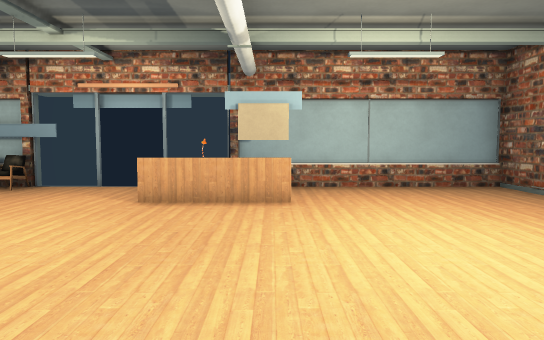
[1] (above)

16 first-person views from a walk through a Godot game level. The camera is 1.4 m above the floor, tilts 4° down and sees 70° across. The floor is counted in squares, 1 m on a side. Each view is taken from the middle of a square. On the plan, view 1 faces up. The plan holds only what a view shows up to about 16 squares ahead; the rest is blank. Some surface patterns are stand-ins.

[2]
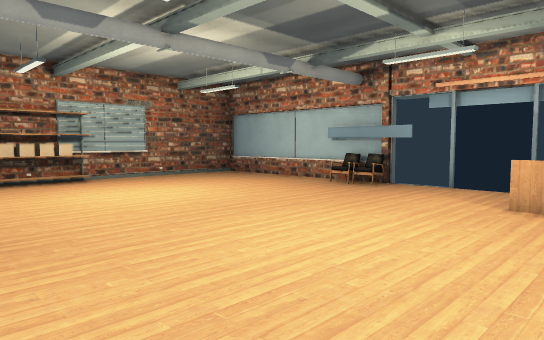

[3]
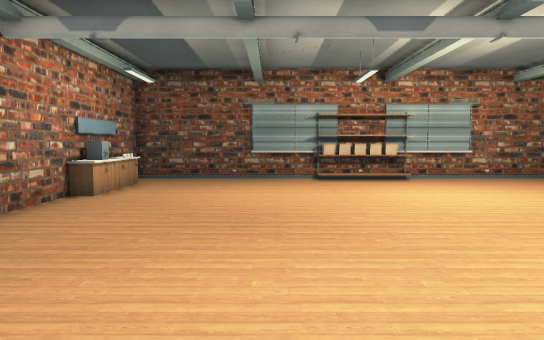

[4]
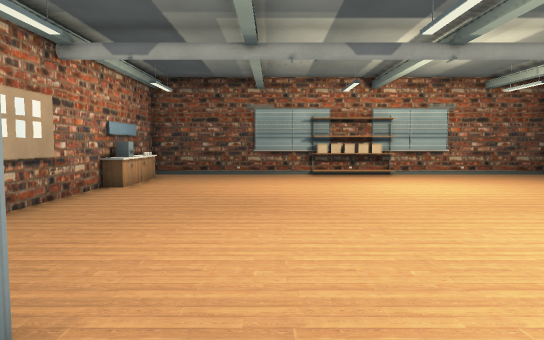

[5]
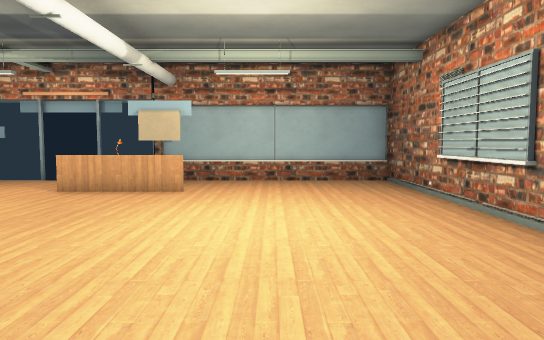

[6]
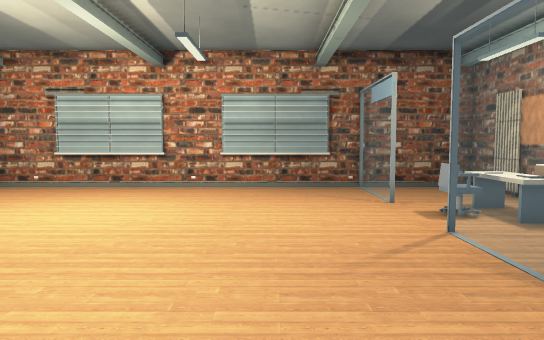

[7]
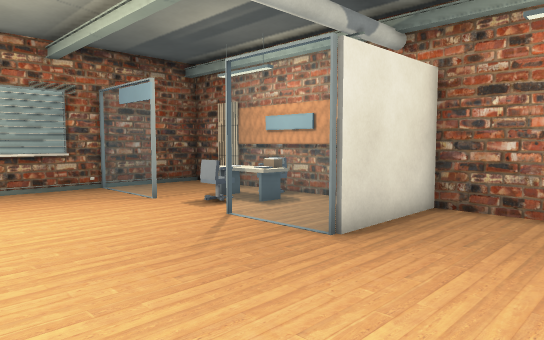

[8]
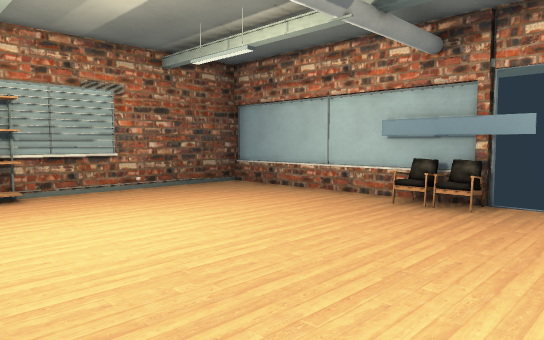

[9]
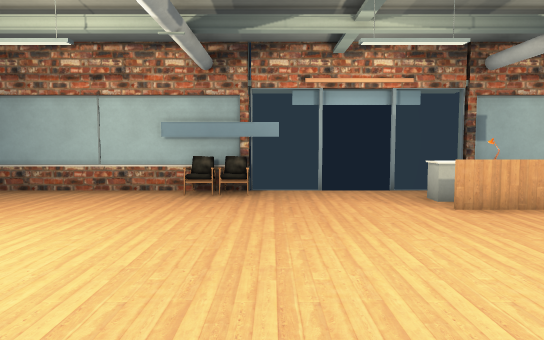

[10]
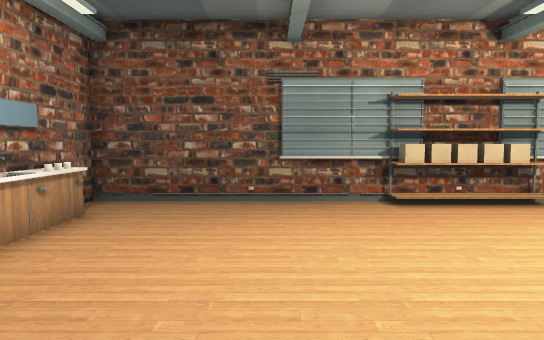

[11]
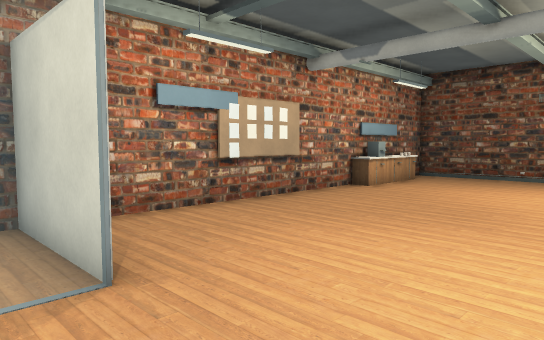

[12]
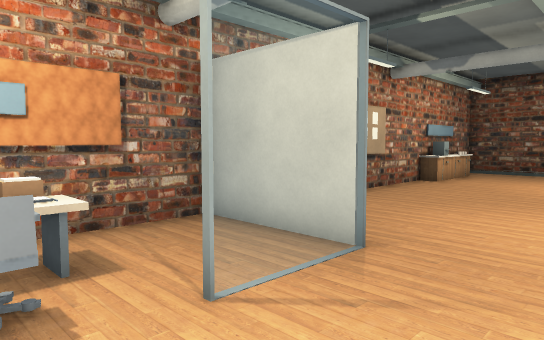

[13]
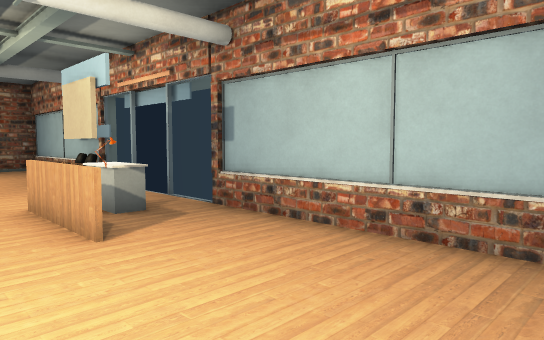

[14]
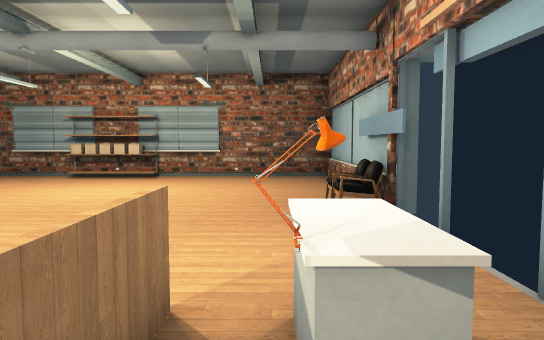

[15]
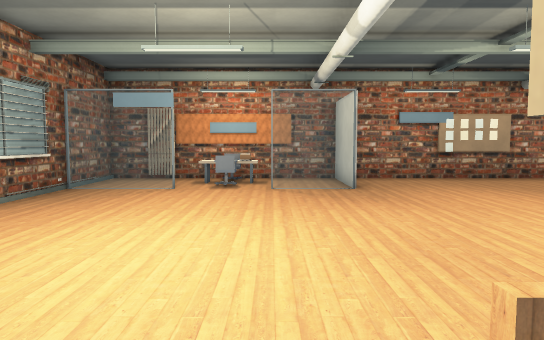

[16]
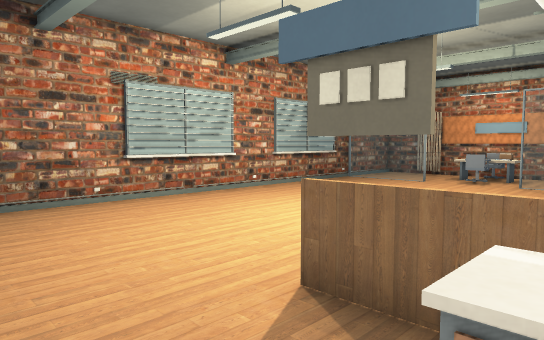

### Floor plan
Key: @ floor where view 1 was taken; # wall or solid block; . floor; = window, fence, low wall or low ledge; ^ raised ledge; C chair; L lamp; B box; O other object.
Columns run from 17 left of view 1 to 8 right of it. Each row starts with its distance up from view 1.
 13 ############  ############
 12 #.......CC...............#
 11 #.............^^.........#
 10 #.............^L.........#
  9 #.............====.......#
  8 #........................#
  7 ##......................##
  6  #......................#
  5  O......................##
  4  B.......................#
  3  B.......................#
  2  B......................##
  1  #......................#
  0 ##...............@......##
 -1 #........................#
 -2 #..............####..#  ##
 -3 #..............# ..^^...#
 -4 #..............# . B^...#
 -5 #..^O#^..###...##########
 -6 ###    ### #####

Where each view was taken, in squares from view 1:
view 1: 0 up, 0 right, facing up
view 2: 0 up, 1 left, facing up-left
view 3: 0 up, 1 left, facing left
view 4: 0 up, 1 right, facing left
view 5: 2 down, 3 right, facing up
view 6: 1 up, 5 left, facing right
view 7: 3 up, 5 left, facing down-right
view 8: 3 up, 5 left, facing up-left
view 9: 1 up, 7 left, facing up
view 10: 1 down, 7 left, facing left
view 11: 2 up, 0 right, facing down-left
view 12: 1 up, 3 right, facing down-left
view 13: 7 up, 6 right, facing up-left
view 14: 10 up, 0 right, facing left
view 15: 10 up, 1 right, facing down
view 16: 12 up, 2 left, facing down-right
